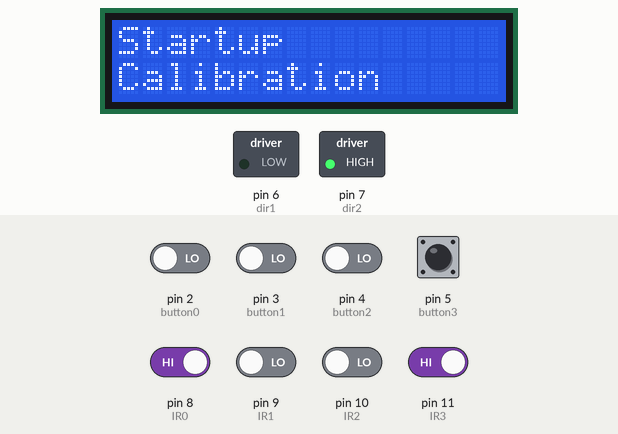
Recording of a sketch running on a simulated Arduino Uno, built with avr-gcc and run on an emulated ATmega328P. Shown: 16×2 character LCD, switched loads named in the sketch (green lamp = pin HIGH). The test bench sets the inputs (shaded band); at power-on: pin 8 (IR0), pin 11 (IR3) HIGH, pin 2 (button0), pin 3 (button1), pin 4 (button2), pin 5 (button3), pin 9 (IR1), pin 10 (IR2) LOW.

Above: at 5.9 s.
6.0 s: pin 8 (IR0) driven LOW
At 8.6 s:
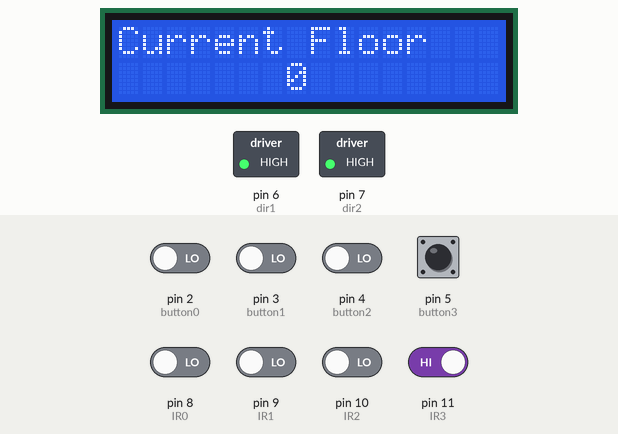
9.0 s: pin 5 (button3) pulled HIGH for 0.2 s
At 10.0 s:
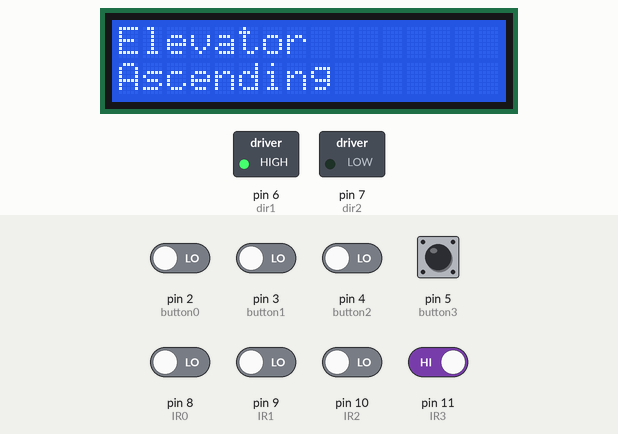
10.7 s: pin 11 (IR3) driven LOW
At 11.9 s:
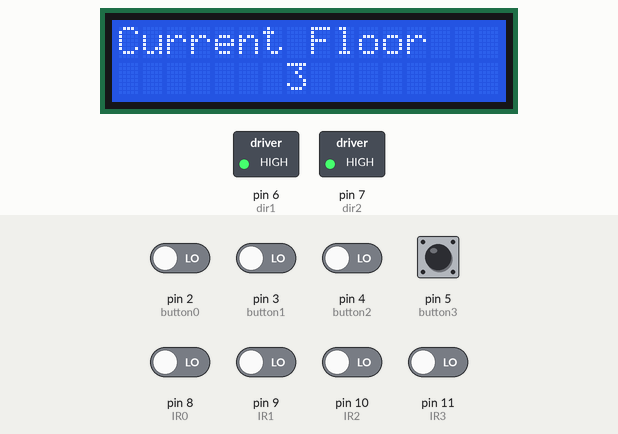
12.2 s: pin 2 (button0) driven HIGH and pin 8 (IR0) driven HIGH
At 12.8 s:
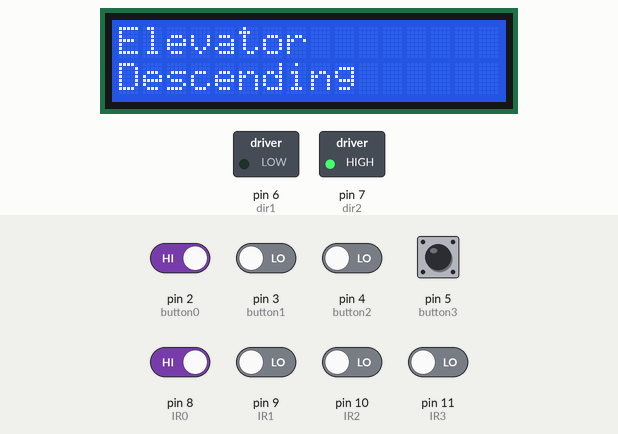
13.7 s: pin 2 (button0) driven LOW and pin 3 (button1) driven HIGH and pin 4 (button2) driven HIGH and pin 5 (button3) driven HIGH and pin 8 (IR0) driven LOW
At 14.3 s:
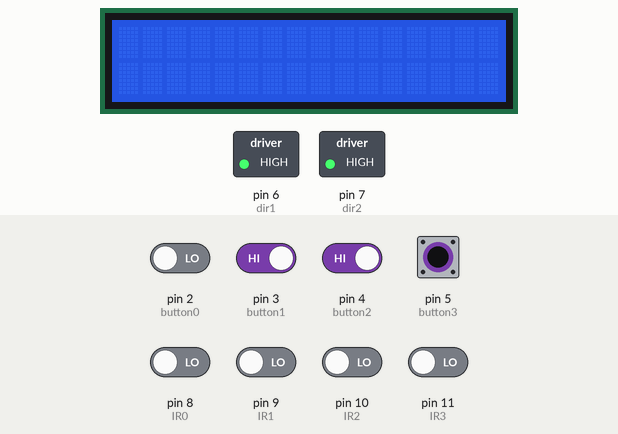
16.7 s: pin 10 (IR2) driven HIGH
At 18.2 s:
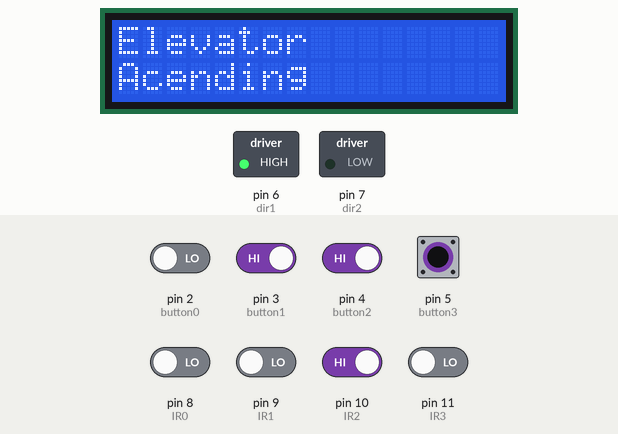
Timing chart, 0 to 19.2 s (numbered marks = the images above; inputs shaded):
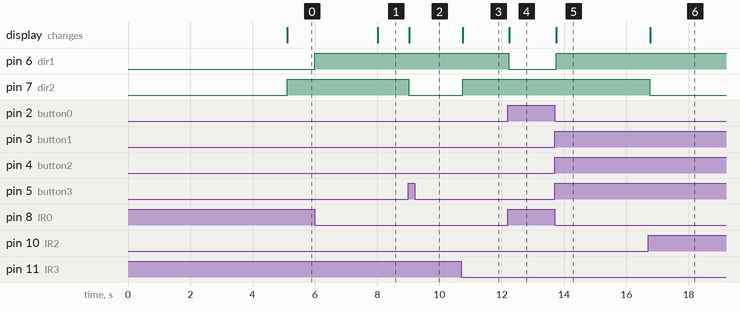

The sketch:

Arduino_code.ino
```cpp
//MPCA Elevator Project Project
//Arduino UNO R3
//By:-
//Azhar Ameen (PES1UG20CS098)
//Anush Somasundaram (PES1UG20CS068)

#include <Wire.h>
#include <LiquidCrystal_I2C.h>

LiquidCrystal_I2C lcd(0x27, 16, 2); //I2C Lcd display

#define button0 2 //button 0 assigned to pin 2
#define button1 3 //button 1 assigned to pin 3
#define button2 4 //button 2 assigned to pin 4
#define button3 5 //button 3 assigned to pin 5

#define dir1 6 //motor control 1 assigned to pin 6
#define dir2 7 //motor control 2 assigned to pin 7

#define IR0 8 //ground floor ir sensor assigned to pin 8
#define IR1 9 //first floor ir sensor assigned to pin 9
#define IR2 10 //second floor ir sensor assigned to pin 10
#define IR3 11 //third floor ir sensor assigned to pin 11


int currentfloor=0;
int b0=0,b1=0,b2=0,b3=0,i0=0,i1=0,i2=0,i3=0;

void setup() {
  //Setting the pins which have buttona as inputs
  pinMode(button0, INPUT);
  pinMode(button1, INPUT);
  pinMode(button2, INPUT);
  pinMode(button3, INPUT);

  //Setting the pins which have ir sensors as inputs
  pinMode(IR0, INPUT);
  pinMode(IR1, INPUT);
  pinMode(IR2, INPUT);
  pinMode(IR3, INPUT);

  //Setting the pins which are connected to the motor driver as output
  pinMode(dir1,OUTPUT);
  pinMode(dir2,OUTPUT);

  lcd.begin();
  lcd.backlight();
  lcd.clear();
  Serial.begin(9600);

  lcd.setCursor(0,0);
  lcd.print("Elevator Project");
  lcd.setCursor(0,1);
  lcd.print("Azhar & Anush");
  delay(5000);

  i0 = digitalRead(IR0);
  i1 = digitalRead(IR1);
  i2 = digitalRead(IR2);
  i3 = digitalRead(IR3);

  lcd.clear();
  lcd.setCursor(0,0);
  lcd.print("Startup");
  lcd.setCursor(0,1);
  lcd.print("Calibration");

  //The code below is to take the elevator to the ground gloor by default on startup
  while(i0 == HIGH){
    digitalWrite(dir2,HIGH);
    digitalWrite(dir1,LOW);
    i0=digitalRead(IR0);
  }
  digitalWrite(dir2,HIGH);
  digitalWrite(dir1,HIGH);
  delay(2000);
  lcd.clear();
}

void loop() {
  // Reading the data from the sensors connected to the digital pins
  b0 = digitalRead(button0);
  b1 = digitalRead(button1);
  b2 = digitalRead(button2);
  b3 = digitalRead(button3);

  i0 = digitalRead(IR0);
  i1 = digitalRead(IR1);
  i2 = digitalRead(IR2);
  i3 = digitalRead(IR3);
  lcd.setCursor(0,0);
  lcd.print("Current Floor");
  lcd.setCursor(7,1);
  lcd.print(currentfloor);
  if(i0==LOW ||i1==LOW || i2==LOW || i3==LOW){

    if(b0 == HIGH){
      groundfloor();
      digitalWrite(dir2,HIGH);
      digitalWrite(dir1,HIGH);
    }

    if(b3 == HIGH){
      thirdfloor();
      digitalWrite(dir2,HIGH);
      digitalWrite(dir1,HIGH);
    }

    if(b2==HIGH){
      secondfloor();
      digitalWrite(dir2,HIGH);
      digitalWrite(dir1,HIGH);
    }

    if(b1==HIGH){
      firstfloor();
      digitalWrite(dir2,HIGH);
      digitalWrite(dir1,HIGH);
    }
  }

  else{

    lcd.clear();
    lcd.setCursor(0,0);
    lcd.print("Error, Moving to");
    lcd.setCursor(0,1);
    lcd.print("Nearest Floor");
    delay(1000);

    if(currentfloor == 0){
     while(i0 == HIGH){
        digitalWrite(dir2,HIGH);
        digitalWrite(dir1,LOW);
        i0=digitalRead(IR0);
        delay(10);
      }
      digitalWrite(dir2,HIGH);
      digitalWrite(dir1,HIGH);
      currentfloor=0;
    }

    if(currentfloor == 1){
      while(i0 == HIGH){
        digitalWrite(dir2,HIGH);
        digitalWrite(dir1,LOW);
        i0=digitalRead(IR0);
        delay(10);
     }
      digitalWrite(dir2,HIGH);
      digitalWrite(dir1,HIGH);
      currentfloor=0;
    }

    if(currentfloor == 2){
      while(i1 == HIGH){
        digitalWrite(dir2,HIGH);
        digitalWrite(dir1,LOW);
        i1=digitalRead(IR1);
        delay(10);
      }
      digitalWrite(dir2,HIGH);
      digitalWrite(dir1,HIGH);
      currentfloor=1;
    }

    if(currentfloor == 3){
      while(i2 == HIGH){
        digitalWrite(dir2,HIGH);
        digitalWrite(dir1,LOW);
        i2=digitalRead(IR2);
        delay(10);
      }
      digitalWrite(dir2,HIGH);
      digitalWrite(dir1,HIGH);
      currentfloor=2;
    }
    lcd.clear();
  }
}


void groundfloor(){
  lcd.clear();
  while(i0 == HIGH){
    digitalWrite(dir2,HIGH);
    digitalWrite(dir1,LOW);
    i0=digitalRead(IR0);
    currentfloor = 0;
    lcd.setCursor(0,0);
    lcd.print("Elevator");
    lcd.setCursor(0,1);
    lcd.print("Descending");
    delay(10);
 }
 lcd.clear();
}

void thirdfloor(){
  lcd.clear();
  while(i3 == HIGH){
    digitalWrite(dir2,LOW);
    digitalWrite(dir1,HIGH);
    i3=digitalRead(IR3);
    currentfloor = 3;
    lcd.setCursor(0,0);
    lcd.print("Elevator");
    lcd.setCursor(0,1);
    lcd.print("Ascending");
    delay(10);
 }
 lcd.clear();
}

void secondfloor(){
  lcd.clear();
  if(i0==LOW || i1==LOW){
    while(i2 == HIGH){
      digitalWrite(dir2,LOW);
      digitalWrite(dir1,HIGH);
      i2=digitalRead(IR2);
      currentfloor = 2;
      lcd.setCursor(0,0);
      lcd.print("Elevator");
      lcd.setCursor(0,1);
      lcd.print("Acending");
      delay(10);
    }
  }
  if(i3==LOW){
    while(i2 == HIGH){
      digitalWrite(dir2,HIGH);
      digitalWrite(dir1,LOW);
      i2=digitalRead(IR2);
      currentfloor = 2;
      lcd.setCursor(0,0);
      lcd.print("Elevator");
      lcd.setCursor(0,1);
      lcd.print("Descending");
      delay(10);
    }
  }
  lcd.clear();
}

void firstfloor(){
  lcd.clear();
  if(i0==LOW){
    while(i1 == HIGH){
      digitalWrite(dir2,LOW);
      digitalWrite(dir1,HIGH);
      i1=digitalRead(IR1);
      currentfloor = 1;
      lcd.setCursor(0,0);
      lcd.print("Elevator");
      lcd.setCursor(0,1);
      lcd.print("Ascending");
      delay(10);
    }
  }
  if(i3==LOW || i2==LOW){
    while(i1 == HIGH){
      digitalWrite(dir2,HIGH);
      digitalWrite(dir1,LOW);
      i1=digitalRead(IR1);
      currentfloor = 1;
      lcd.setCursor(0,0);
      lcd.print("Elevator");
      lcd.setCursor(0,1);
      lcd.print("Descending");
      delay(10);
    }
  }
  lcd.clear();
}
```

Measured:
- after the input at 6.0 s, pin 6 (dir1): LOW → HIGH at once; the display: changes after 2.0 s (image 1)
- after the input at 9.0 s, pin 7 (dir2): HIGH → LOW at once; the display: changes at once (image 2)
- after the input at 10.7 s, pin 7 (dir2): LOW → HIGH at once; the display: first changes at once (image 3 shows a later state)
- after the input at 12.2 s, pin 6 (dir1): HIGH → LOW at once; the display: changes at once (image 4)
- after the input at 13.7 s, pin 6 (dir1): LOW → HIGH after 0.05 s; the display: changes after 0.05 s (image 5)
- after the input at 16.7 s, pin 7 (dir2): HIGH → LOW after 0.05 s; the display: changes after 0.07 s (image 6)
